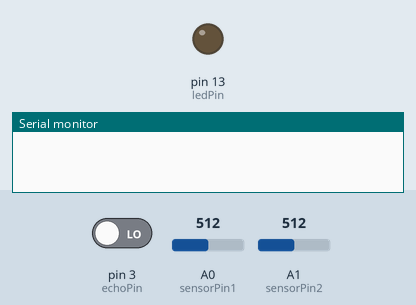
This sketch was run on a simulated Arduino Uno, built with avr-gcc and run on an emulated ATmega328P. Parts: output pins drawn as LEDs (lit = HIGH), the last lines printed to the serial monitor. Inputs (shaded band) come from the test bench; at power-on: pin 3 (echoPin) LOW, A0 (sensorPin1) = 512, A1 (sensorPin2) = 512. Pins used as bus, display or sensor lines are not drawn.

Above: at 0.1 s.
At 1.1 s:
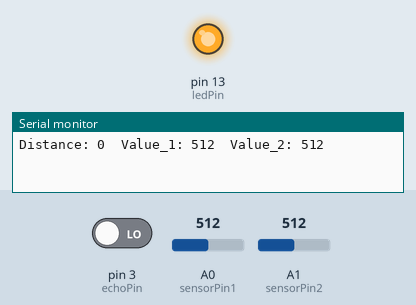
Timing chart, 0 to 2.6 s (numbered marks = the images above):
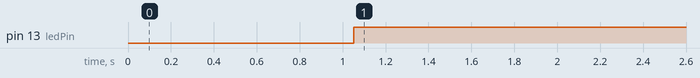

The sketch:

Sonar_ir.ino
```cpp
#define trigPin 2
#define echoPin 3
#define sensorPin1 A0
#define sensorPin2 A1
#define ledPin 13


void setup()
{
  Serial.begin(9600);
  pinMode(trigPin, OUTPUT);
  pinMode(echoPin, INPUT);
  pinMode(sensorPin1, INPUT);
  pinMode(sensorPin2, INPUT);
  pinMode(ledPin, OUTPUT);
}

void loop()
{
  int distance, duration, val1, val2;
  digitalWrite(trigPin, HIGH);
  delay(50);
  digitalWrite(trigPin, LOW);
  duration = pulseIn(echoPin, HIGH);
  distance = (duration/2)/29.1;
  val1 = analogRead(sensorPin1);
  val2 = analogRead(sensorPin2);
  Serial.print("Distance: ");
  Serial.print(distance);
  Serial.print("\tValue_1: ");
  Serial.print(val1);
   Serial.print("\tValue_2: ");
  Serial.print(val2);
  Serial.println("");


  if(distance<30)
  {
    digitalWrite(ledPin, HIGH);
  }
  else if(val1<100 || val2<100)
  {
    digitalWrite(ledPin, HIGH);
    delay(1000);
    digitalWrite(ledPin, LOW);
    delay(1000);
  }
  else if((val1<100 || val2<100) && distance<30)
  {
    digitalWrite(ledPin, HIGH);
    delay(500);
    digitalWrite(ledPin, LOW);
    delay(500);
  }
  else
  {
    digitalWrite(ledPin, LOW);
  }

}
```

Measured:
- by itself, pin 13 (ledPin): LOW → HIGH at 1.1 s
